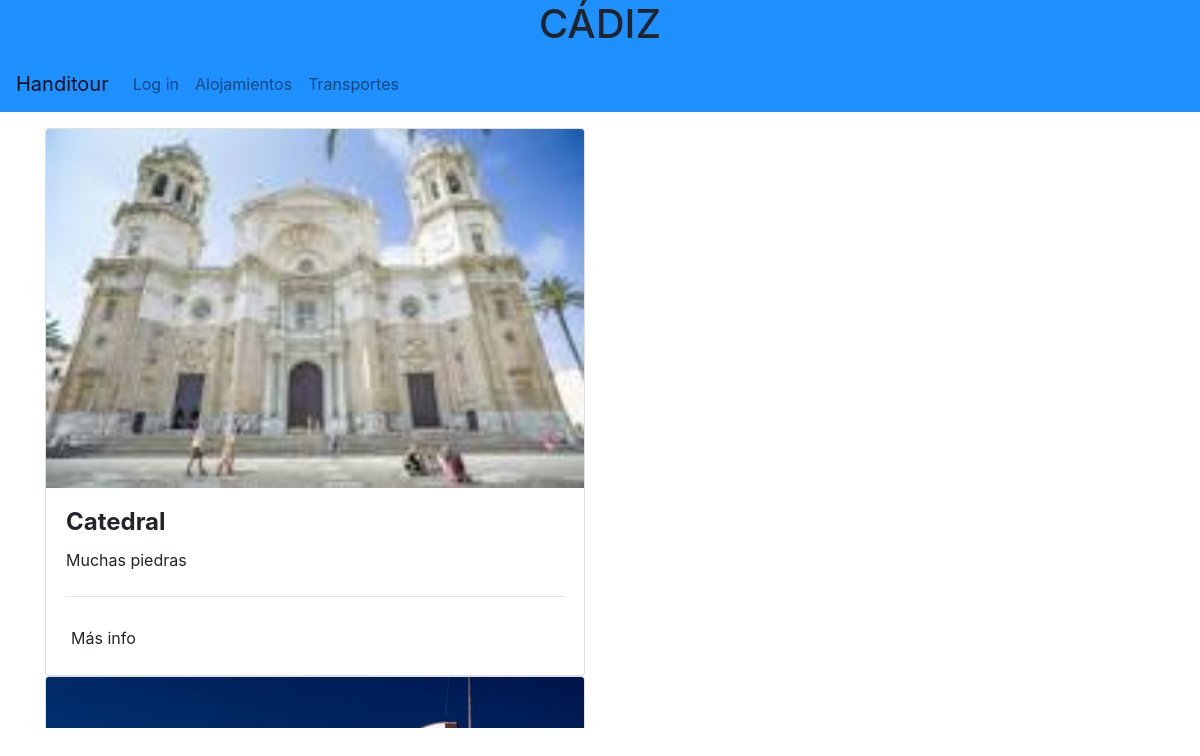
/ciudad/1/, run on the app's committed database.
### handitour/models.py (models this page shows, shortened)
class Ciudad(models.Model):
    nombre = models.CharField(max_length=30)
    historia = models.TextField(max_length=500)
    localizacion = models.CharField(max_length=100)
    visitantes = models.ManyToManyField(User, blank=True)
    foto = models.FileField(null=True, upload_to="img/ciudad")
    def __str__(self):
        return self.nombre

class Monumento(models.Model):
    nombre = models.CharField(max_length=30)
    agno_inaguracion = models.CharField(max_length=9)
    historia = models.TextField(max_length=500)
    localizacion = models.CharField(max_length=100)
    precio_pers = models.DecimalField(default=0, max_digits=4, decimal_places=2)
    precio_disc = models.DecimalField(default=0, max_digits=4, decimal_places=2)
    barrio = models.ForeignKey("Barrio", null = True, on_delete=models.CASCADE)
    foto = models.FileField(null=True, upload_to="img/monumento")

### handitour/views.py (the view)
# urls.py: path('ciudad/<id>/', views.ciudad_monumento, name="ciudad_monumento"),
def ciudad_monumento(request, id):
    ciudad = get_object_or_404(Ciudad, id=id)
    monumentos = Monumento.objects.filter(barrio__ciudad=ciudad)
    return render(request, "ciudad.html", {"monumentos": monumentos, "encabezado":ciudad.nombre.upper(), "ciudad":ciudad })

### handitour/templates/ciudad.html (shortened to what this page needs)
{% extends "base.html" %}
{% load easy_maps_tags %}
{% load easy_maps_tags cache %}
{% block nav %}
    <a class="nav-link" href="#">Alojamientos</a>
    <a class="nav-link" href="#">Transportes</a>
{% endblock %}
{% block content %}
    <div class="row">
             <div class="col-md-12 col-lg-6 mt-3" style="height: 600px; width: 200px; overflow: scroll;">
                 {% for monumento in monumentos %}
                <div class="card booking-card">
                  <div class="view overlay">
                    <img class="card-img-top" src="{{ monumento.foto.url }}" alt="Card image cap">
                  </div>
                  <div class="card-body">
                    <h4 class="card-title font-weight-bold" id="loca"><a>{{ monumento.nombre }}</a></h4>
                     <p class="card-text">{{ monumento.historia }}</p>
                    <hr class="my-4">
                    <a href="#" class="btn btn-flat deep-purple-text p-1 mx-0 mb-0">Más info</a>
                  </div>
                </div>
    {% endfor %}
    </div>
    <div class="col-lg-6 mt-3">
    </div>
    </div>
{% endblock %}

### handitour/templates/base.html (shortened to what this page needs)
{% load static %}
<!DOCTYPE html>
<html>
    <head>
        <link href="/static/css/estilos.css" rel="stylesheet">
        <link rel="stylesheet" href="https://stackpath.bootstrapcdn.com/bootstrap/4.3.1/css/bootstrap.min.css">
    </head>
    <body>
       <header>
      <h1>{{encabezado}}</h1>
        <nav class="navbar navbar-expand-lg navbar-light bg-dodgerblue">
          <a class="navbar-brand" href="/inicio">Handitour</a>
          <div class="collapse navbar-collapse" id="navbarNavAltMarkup">
            <div class="navbar-nav">
                {% if user.is_authenticated %}
                    <a class="nav-link" href="/logout">Log out <span class="sr-only">(current)</span></a>
                {% else %}
                    <a class="nav-link" href="/login">Log in <span class="sr-only">(current)</span></a>
                {% endif %}
                {% block nav %}
                {% endblock %}
            </div>
          </div>
        </nav>
   </header>
        <div class="container">
            {% block content %}
            {% endblock %}
        </div>
    </body>
</html>

### handitour/static/css/estilos.css (style rules this page uses)
header { background-color: dodgerblue; text-align: center; width: 100%; }

### data on the page
Ciudad: nombre "CÁDIZ"
Monumento: foto (picture), nombre "Catedral", historia "Muchas piedras"
Monumento: foto (picture)
